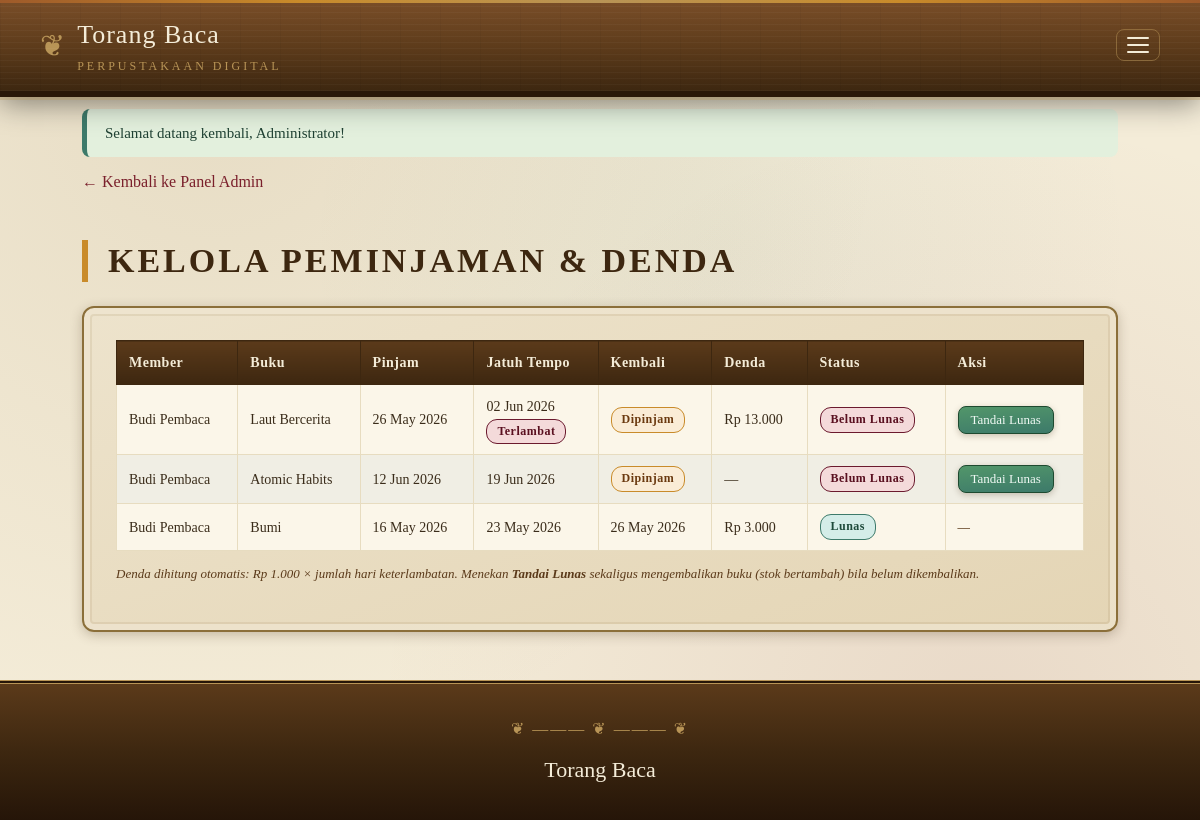
The app's page /admin/loans.php (signed in) with its own data.
### tables this page shows
CREATE TABLE loans (
    id              INT AUTO_INCREMENT PRIMARY KEY,
    book_id         INT       NOT NULL,
    user_id         INT       NOT NULL,
    tgl_pinjam      DATE      NOT NULL,
    tgl_jatuh_tempo DATE      NOT NULL,
    tgl_kembali     DATE      NULL,
    denda           INT       NOT NULL DEFAULT 0,
    lunas           TINYINT   NOT NULL DEFAULT 0,
    created_at      TIMESTAMP NOT NULL DEFAULT CURRENT_TIMESTAMP,
    CONSTRAINT fk_loan_book FOREIGN KEY (book_id) REFERENCES books(id) ON DELETE CASCADE,
    CONSTRAINT fk_loan_user FOREIGN KEY (user_id) REFERENCES users(id) ON DELETE CASCADE
);

CREATE TABLE users (
    id         INT AUTO_INCREMENT PRIMARY KEY,
    nama       VARCHAR(100)        NOT NULL,
    email      VARCHAR(150)        NOT NULL UNIQUE,
    password   VARCHAR(255)        NOT NULL,
    role       ENUM('admin','member') NOT NULL DEFAULT 'member',
    created_at TIMESTAMP           NOT NULL DEFAULT CURRENT_TIMESTAMP
);

CREATE TABLE books (
    id          INT AUTO_INCREMENT PRIMARY KEY,
    judul       VARCHAR(200)  NOT NULL,
    penulis     VARCHAR(150)  NOT NULL,
    tahun       SMALLINT      NOT NULL,
    kategori    VARCHAR(80)   NOT NULL DEFAULT 'Umum',
    deskripsi   TEXT          NOT NULL,
    cover_warna  CHAR(6)       NOT NULL DEFAULT '5b3a1a',
    cover_gambar VARCHAR(500)  NULL     DEFAULT NULL,
    stok         INT           NOT NULL DEFAULT 1,
    created_at  TIMESTAMP     NOT NULL DEFAULT CURRENT_TIMESTAMP
);

### includes/functions.php (called while the page is built, shortened)
<?php
function e(?string $value): string
{
    return htmlspecialchars((string) $value, ENT_QUOTES, 'UTF-8');
}
function rupiah(int $angka): string
{
    return 'Rp ' . number_format($angka, 0, ',', '.');
}
function hitung_denda(string $jatuh_tempo, ?string $tgl_kembali = null): int
{
    $akhir = new DateTime($tgl_kembali ?: date('Y-m-d'));
    $tempo = new DateTime($jatuh_tempo);
    if ($akhir <= $tempo) {
        return 0;
    }
    $hari_telat = (int) $tempo->diff($akhir)->days;
    return $hari_telat * DENDA_PER_HARI;
}
function get_flash(): array
{
    $flash = $_SESSION['flash'] ?? [];
    return $flash;
}
function base_url(string $path = ''): string
{
    static $base = null;
    if ($base === null) {
        $base = rtrim(str_replace('\\', '/', dirname($_SERVER['SCRIPT_NAME'])), '/');
        if (str_ends_with($base, '/admin') || str_ends_with($base, '/member')) {
            $base = str_replace('\\', '/', dirname($base));
        }
        $base = rtrim($base, '/');
    }
    return $base . '/' . ltrim($path, '/');
}

### admin/loans.php (the view, shortened to what this page needs)
<?php
require_once __DIR__ . '/../config/db.php';
$loans = $pdo->query('
    SELECT l.*, b.judul, u.nama
    FROM loans l
    JOIN books b ON b.id = l.book_id
    JOIN users u ON u.id = l.user_id
    ORDER BY l.lunas ASC, l.tgl_jatuh_tempo ASC
')->fetchAll();
require_once __DIR__ . '/../includes/header.php';
?>
<p class="mt-2"><a href="<?= e(base_url('admin/dashboard.php')) ?>">&larr; Kembali ke Panel Admin</a></p>
<h2 class="section-title">Kelola Peminjaman &amp; Denda</h2>
<div class="panel">
    <?php if (!$loans): ?>
        <p class="muted text-center">Belum ada data peminjaman.</p>
    <?php else: ?>
        <div class="table-wrap">
            <table class="data">
                <thead>
                    <tr>
                        <th>Member</th>
                        <th>Buku</th>
                        <th>Pinjam</th>
                        <th>Jatuh Tempo</th>
                        <th>Kembali</th>
                        <th>Denda</th>
                        <th>Status</th>
                        <th>Aksi</th>
                    </tr>
                </thead>
                <tbody>
                    <?php foreach ($loans as $l): ?>
                        <?php
                        $denda = $l['lunas'] ? (int) $l['denda'] : hitung_denda($l['tgl_jatuh_tempo'], $l['tgl_kembali']);
                        $telat = !$l['lunas'] && $l['tgl_kembali'] === null
                                 && strtotime($l['tgl_jatuh_tempo']) < strtotime(date('Y-m-d'));
                        ?>
                        <tr>
                            <td><?= e($l['nama']) ?></td>
                            <td><?= e($l['judul']) ?></td>
                            <td><?= date('d M Y', strtotime($l['tgl_pinjam'])) ?></td>
                            <td>
                                <?= date('d M Y', strtotime($l['tgl_jatuh_tempo'])) ?>
                                <?php if ($telat): ?><br><span class="badge badge-belum">Terlambat</span><?php endif; ?>
                            </td>
                            <td><?= $l['tgl_kembali'] ? date('d M Y', strtotime($l['tgl_kembali'])) : '<span class="badge badge-tempo">Dipinjam</span>' ?></td>
                            <td><?= $denda > 0 ? rupiah($denda) : '&mdash;' ?></td>
                            <td>
                                <?php if ($l['lunas']): ?>
                                    <span class="badge badge-lunas">Lunas</span>
                                <?php else: ?>
                                    <span class="badge badge-belum">Belum Lunas</span>
                                <?php endif; ?>
                            </td>
                            <td>
                                <?php if (!$l['lunas']): ?>
                                    <form method="post" action="<?= e(base_url('admin/loans.php')) ?>"
                                          data-confirm="Tandai peminjaman ini sebagai LUNAS?<?= $denda > 0 ? ' Denda ' . rupiah($denda) . ' dianggap telah dibayar.' : '' ?>">
                                        <button class="btn btn-success btn-sm" type="submit">Tandai Lunas</button>
                                    </form>
                                <?php else: ?>
                                    <span class="muted">&mdash;</span>
                                <?php endif; ?>
                            </td>
                        </tr>
                    <?php endforeach; ?>
                </tbody>
            </table>
        </div>
        <p class="form-hint mt-2">Denda dihitung otomatis: <?= rupiah(DENDA_PER_HARI) ?> &times; jumlah hari keterlambatan.
            Menekan <strong>Tandai Lunas</strong> sekaligus mengembalikan buku (stok bertambah) bila belum dikembalikan.</p>
    <?php endif; ?>
</div>
<?php require_once __DIR__ . '/../includes/footer.php'; ?>

### includes/header.php (shortened to what this page needs)
<!DOCTYPE html>
<html lang="id">
<head>
    <link rel="stylesheet" href="<?= e(base_url('assets/css/style.css')) ?>">
</head>
<body>
<header class="site-header">
    <div class="header-inner">
        <a class="brand" href="<?= e(base_url('index.php')) ?>">
            <span class="brand-mark">&#10086;</span>
            <span class="brand-text">
                <span class="brand-title">Torang Baca</span>
                <span class="brand-sub">Perpustakaan Digital</span>
            </span>
        </a>
        <button class="nav-toggle" id="nav-toggle" aria-label="Buka/tutup menu" aria-expanded="false">
            <span></span><span></span><span></span>
        </button>
    </div>
</header>
<main class="container">
<?php foreach (get_flash() as $flash): ?>
    <div class="flash flash-<?= e($flash['tipe']) ?>"><?= e($flash['pesan']) ?></div>
<?php endforeach; ?>

### includes/footer.php (shortened to what this page needs)
</main>
<footer class="site-footer">
    <div class="container footer-inner">
        <div class="footer-ornament">&#10086; &mdash;&mdash;&mdash; &#10086; &mdash;&mdash;&mdash; &#10086;</div>
        <p class="footer-title">Torang Baca</p>
    </div>
</footer>
</body>
</html>

### records on screen
loans: user.nama "Budi Pembaca", book.judul "Laut Bercerita", tgl_pinjam "26 May 2026", tgl_jatuh_tempo "02 Jun 2026", shows "Terlambat", shows "Dipinjam", rupiah($denda) "Rp 13.000", shows "Belum Lunas"
loans: user.nama "Budi Pembaca", book.judul "Atomic Habits", tgl_pinjam "12 Jun 2026", tgl_jatuh_tempo "19 Jun 2026", shows "Dipinjam", lunas "Belum Lunas"
loans: user.nama "Budi Pembaca", book.judul "Bumi", tgl_pinjam "16 May 2026", tgl_jatuh_tempo "23 May 2026", tgl_kembali "26 May 2026", rupiah($denda) "Rp 3.000", shows "Lunas"

### other values on screen
$flash['pesan'] "Selamat datang kembali, Administrator!"
rupiah(DENDA_PER_HARI) "Rp 1.000"
